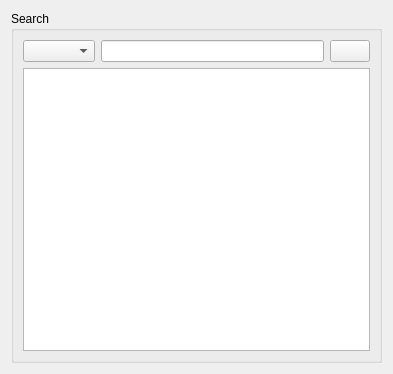
<?xml version="1.0" encoding="UTF-8"?>
<ui version="4.0">
 <class>DatabaseSearchWidget</class>
 <widget class="QWidget" name="DatabaseSearchWidget">
  <property name="geometry">
   <rect>
    <x>0</x>
    <y>0</y>
    <width>393</width>
    <height>374</height>
   </rect>
  </property>
  <property name="windowTitle">
   <string>Form</string>
  </property>
  <layout class="QVBoxLayout" name="verticalLayout_2">
   <item>
    <widget class="QGroupBox" name="groupBox_search">
     <property name="sizePolicy">
      <sizepolicy hsizetype="Expanding" vsizetype="Preferred">
       <horstretch>0</horstretch>
       <verstretch>0</verstretch>
      </sizepolicy>
     </property>
     <property name="title">
      <string>Search</string>
     </property>
     <layout class="QVBoxLayout" name="verticalLayout">
      <item>
       <layout class="QHBoxLayout" name="horizontalLayout">
        <item>
         <widget class="QComboBox" name="combo_search_options"/>
        </item>
        <item>
         <widget class="QLineEdit" name="lineEdit_search_input"/>
        </item>
        <item>
         <widget class="QPushButton" name="pushButton_search">
          <property name="text">
           <string/>
          </property>
          <property name="icon">
           <iconset resource="../../../icons/icons.qrc">
            <normaloff>:/search_icon</normaloff>:/search_icon</iconset>
          </property>
         </widget>
        </item>
       </layout>
      </item>
      <item>
       <widget class="ElementTableView" name="dataView_search_results">
        <property name="sizePolicy">
         <sizepolicy hsizetype="Expanding" vsizetype="Expanding">
          <horstretch>0</horstretch>
          <verstretch>0</verstretch>
         </sizepolicy>
        </property>
        <attribute name="verticalHeaderVisible">
         <bool>false</bool>
        </attribute>
       </widget>
      </item>
     </layout>
    </widget>
   </item>
  </layout>
 </widget>
 <customwidgets>
  <customwidget>
   <class>ElementTableView</class>
   <extends>QTableView</extends>
   <header>GEMEditor.widgets.views</header>
  </customwidget>
 </customwidgets>
 <resources>
  <include location="../../../icons/icons.qrc"/>
 </resources>
 <connections/>
</ui>
